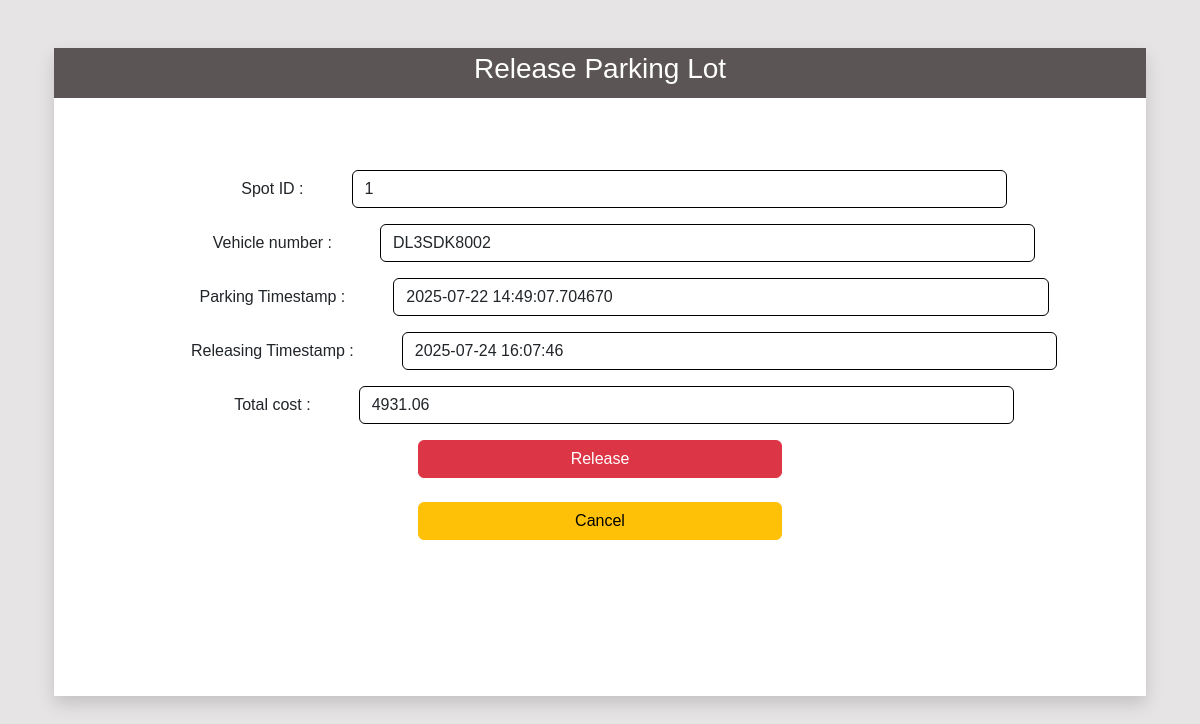
The page /spot/1/release (signed in) on the database its author committed.
### models.py (models this page shows)
class Reservation(db.Model):
    id = db.Column(db.Integer, primary_key=True)
    user_id = db.Column(db.Integer, db.ForeignKey('user.id'), nullable=False)
    lot_id = db.Column(db.Integer, db.ForeignKey('parkinglot.id'), nullable=False)
    spot_id = db.Column(db.Integer, db.ForeignKey('parkingspot.id'), nullable=False)
    vehicle_id = db.Column(db.Integer, db.ForeignKey('vehicle.id'), nullable=False)
    parking_timestamp = db.Column(db.DateTime, nullable=False)
    leaving_timestamp = db.Column(db.DateTime, nullable=True)
    total_cost = db.Column(db.Float, nullable=True)

class Vehicle(db.Model):
    id = db.Column(db.Integer, primary_key=True)
    user_id = db.Column(db.Integer, db.ForeignKey('user.id'), nullable=False)
    vehicle_number = db.Column(db.String(25), unique=True, nullable=False)
    vehicle_type = db.Column(db.String(20))
    reserved_vehicle = db.relationship('Reservation', backref='vehicle', lazy=True)

### routes.py (the view)
@app.route('/spot/<int:id>/release')
@auth_required
def release(id):
    reservation=Reservation.query.get(id)
    leaving_timestamp = datetime.now()
    parking_timestamp= reservation.parking_timestamp
    duration = leaving_timestamp - parking_timestamp
    hrs = duration.total_seconds() / 3600
    cost = round(hrs * reservation.parkinglot.price_per_hour, 2)
    return render_template('spot/release.html',reservation=reservation,l_timestamp=leaving_timestamp,cost=cost)

### routes.py (called while the page is built)
def auth_required(f):
    @wraps(f) #create different function object
    def decorated_function(*args, **kwargs):
        if 'user_id' not in session:
            return redirect(url_for('login'))
        else:
            return f(*args, **kwargs)
    return decorated_function

### templates/spot/release.html (shortened to what this page needs)
{% extends 'layout.html' %}
{% block content %}
<div class="container-fluid" style="height: 90vh;">
    <div class="col-5 shadow mt-5">
        <div class="title d-flex justify-content-center align-items-center mb-5 ">
            <h3 class="text-center">Release Parking Lot</h3>
        </div>
        <br>
        <form action="" method="post" class="form">
            <div class="d-flex align-items-center justify-content-center mb-3">
                <label class="me-5 ms-5">Spot ID :</label>
                <input type="text" class="form-control fixed-width-input"  value="{{reservation.spot_id}}" readonly>
            </div>
            <div class="d-flex align-items-center justify-content-center mb-3">
                <label class="me-5 ms-5" for="specificSizeSelect" >Vehicle number :</label>
                <input type="text" class="form-control fixed-width-input" value="{{reservation.vehicle.vehicle_number}}" readonly>
            </div>
            <div class="d-flex align-items-center justify-content-center mb-3">
                <label class="me-5 ms-5" for="specificSizeSelect" > Parking Timestamp :</label>
                <input type="text" class="form-control fixed-width-input" value="{{reservation.parking_timestamp}}" readonly>
            </div>
            <div class="d-flex align-items-center justify-content-center mb-3">
                <label class="me-5 ms-5" for="specificSizeSelect" > Releasing Timestamp :</label>
                <input type="datetime" class="form-control fixed-width-input" id="l_timestamp" name="l_timestamp" value='{{l_timestamp}}' readonly>
            </div>
            <div class="d-flex align-items-center justify-content-center mb-3">
                <label class="me-5 ms-5" for="specificSizeSelect" > Total cost :</label>
                <input type="text" class="form-control fixed-width-input" id="cost" name="cost" value='{{cost}}' readonly>
            </div>
            <div class="form-group d-grid gap-2 col-4 mx-auto">
                <button type="submit" class="btn btn-danger">
                    Release
                </button>
                <a href="{{url_for('parking_history')}}" class="btn btn-warning chfont mt-3">Cancel</a>
            </div>
    </div>
</div>
{% endblock %}

### templates/layout.html (style rules this page uses)
body { font-family: Arial, sans-serif; background-color: #e6e4e4; }
.col-5 { width: 100%; height: 90%; background-color: white; }
.title { width: 100%; height: 50px; }
.form-control { border: 1px solid black; }

### templates/spot/release.html (style rules this page uses)
.title { background-color: rgb(92, 85, 85); color: white; }
.fixed-width-input { width: 60% }

### rows shown on the page
Reservation: spot_id "1", parking_timestamp "2025-07-22 14:49:07.704670"
Vehicle: vehicle.vehicle_number "DL3SDK8002"
